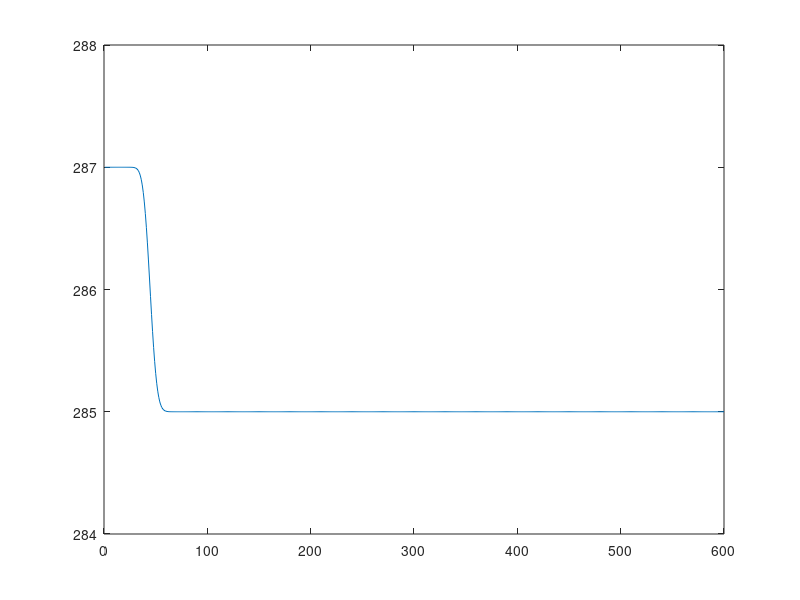

MATLAB code to generate this figure: (Note: this script raises an error after producing the figure.)
% Case Studies 2018-19
% River Water Quality Model
% by Veronica, Alireza and Freya

%% To avoid conflicts: Who is working on which part?
% River geometry: Freya
% Radiation Balance: Alireza
% Oxygen model: Veronica


%% Problems to solve:
% we have very different time scales.. in order to see dispersion we have to have very small time scales but on the year basis 

%%
%% MODEL
%%
% clear all
% close all

%% ---------- 1. RIVER GEOMETRY ----------- 
%% COMMENTS on Geometry
% info: so far 3 reaches are computed, all have different hydraulic 
% parameters, this can be changed to more reaches if liked
% output parameters: (needed for further calculations) H, q, A_c, A_s with
% B_s (width @surface) for Dispersion

%% PARAMETERS to be adjusted
Q = 0.1;                              % volumetric flux [m³/s]       % eg Neckar in Tübingen ~ 30 m³/s
n_man = 0.03;                            % Manning roughness coefficient
S_river = [0.001 0.002 0.003];       % bottom slope [m/m]
%S_river = [0.001 0.002 0.004];         % bottom slope [m/m]
B_0 = [2.5 4 5.5];                       % bottom width [m]
%B_0 = [2.5 3 4];                       % bottom width [m] 
s_bank = [1 1 1];                    % slope of river banks [m/m] (dy/dy)
%s_bank = [1 2 0.5];                    % slope of river banks [m/m] (dy/dy)
H_0 = 2;                             % initial water depth in first reach
L_tot = 30000;                       % total length of river [m]
reach_nr= 3;                         % number of reaches [-]
L_reach=L_tot/reach_nr;              % reach length [m]

% idea just for fun: S_river= 0.001*rand(10,1); B_m=(1-0.1).*rand(8724,1)+0.1;
% Tried, and it works > ask freya for code
%% CALCULATION of river geometry parameters
H = zeros(reach_nr,1)';            % creates a vector for water depth [m]
A_c = zeros(reach_nr,1)';          % creates a vector for cross sectional area [m²]
A_s = zeros(reach_nr,1)';          % creates a vector for surface area (water-atmosphere interface) [m²]
q = zeros(reach_nr,1)';            % creates a vector for specific discharge [m/s]

for i=1:reach_nr
    % Manning's equation solved for water depth H:    [QUAL2K maual eq(17)]
    if i == 1
        H(i)= (((Q*n_man)^(3/5))*(B_0(i)+2.*H_0*sqrt(s_bank(i).^2+1))^(2/5))/((S_river(i)^(3/10)).*(B_0(i)+s_bank(i).*H_0));
    else 
        H(i)= (((Q*n_man)^(3/5)).*(B_0(i)+2.*H(i)*sqrt(s_bank(i).^2+1)).^(2/5))/((S_river(i)^(3/10)).*(B_0(i)+s_bank(i).*H(i)));
    end    
A_c(i) = (B_0(i)+s_bank(i)*H(i))*H(i);  % cross-sectional area between elements [m²] 
b_s(i) = H(i)/s_bank(i);                % length of water surface over sloped bank [m]
B_s(i) = B_0(i) + 2*b_s(i);             % total width of river at water surface [m]
A_s(i) = B_s(i)*L_reach;                % surface area (water-atmosphere interface) [m²]
q(i) = Q./A_c(i);                       % specific discharge [m/s]
Vreach(i)= A_c(i)*L_reach;                   % volume of reach [m³]
end
%% time it takes the water from start to end of river
%t_res = sum(L_reach./q);             % residence time of water parcel in river [seconds]
t_res = sum(L_reach./q)/3600;        % residence time of water parcel in river [hours]

%% -----------------------------------------------------
%% ------------ 2.TEMPERATURE MODEL --------------------
%% 2a. HEAT FLUXES WITHIN THE FLUIDS: ADVECTION, DISPERSION & CONDUCTION-------------------------

%% Parameters
% QUAL2K-Manual p.18
%info: in here the longitudinal dispersion (coefficient) is calculated for every reach
Hmean=H(1:reach_nr) ;                   % mean depth [m]
g=9.81 ;                                %[m/s^2]
Vsh=sqrt((g*Hmean.^2).*S_river);        % Shear velocity [m/s](QUAL2K.p18)
D=(0.011.*(q.^2).*(B_s.^2))./(Hmean.*Vsh);  % i think there is a time missing in the denominator? like this D has units of m² but it should be m²/s !?

% Courant number = 1, Neuman number =1/4 :
% dx=(4.*D)./q   ;            
dx=50;
n = L_tot/dx ;                 % element length fix [m]
% dt = min(4.*D./q.^2)   ;         % with Courant number = 1 should be =dx/q;
dt=60;                % time fixed [s]
% Dbulk= (D.*A_c)./dx   ;     % bulk diffusion coefficient

x=dx/2:dx:L_reach-dx/2 ;
% make vectors for whole river from single reaches
A_c= repmat(A_c,[(length(x)) 1]);
A_c = A_c(:)';
H= repmat(H,[(length(x)) 1]);
H = H(:)';
q= repmat(q,[(length(x)) 1]);
q= q(:)';
D= repmat(D,[(length(x)) 1]);
D = D(:)';

Dnum=q*dx/2 ;  % numerical dispersion (QUAL2K.p18) 
Dm=zeros(1,length(D));
if Dnum<=D
    Dm=D-Dnum;
end

Dbulk= (Dm.*A_c)./dx  ;   % bulk diffusion coefficient

te = 2*60*60;               % end time [h]
t=0:dt:te;
 T_in = 287;
% n=L_tot/dx ;
% T = 50*ones(1,n);
 T = ones(1,n)*285;
 Tw = zeros(length(t),length(n));
 dTdt_A = zeros(1,n);
 dTdt_D = zeros(1,n);
 
 for j=1:length(t)
  for  i=2:n
%========================= ADVECTION ====================================== 
dTdt_A(i)=(q(i)./dx).*(T(i-1)-T(i));
  end
dTdt_A(1)=(q(1)./dx).*(T_in-T(1));


  for  i=2:n-1
%========================= DISPERSION ===================================== 
dTdt_D(i)=(Dbulk(i-1)./(A_c(i)*dx)).*(T(i-1)-T(i)) + (Dbulk(i)./(A_c(i)*dx)).*(T(i+1)-T(i)) ;
  end
dTdt_D(1)=0 ;  %%%% ASK ABOUT THESE!!!
dTdt_D(n)=0 ;

T = T + dTdt_A*dt + dTdt_D*dt ;
 
figure (1)
plot (T)
ylim([284 288])
% xlabel('x [m]');
% ylabel('T [K]');
% hold on
%  title(sprintf('Temperature, t=%6.1f h',t/3600));
%  drawnow

% collecting all values in a matrix:
% t=0:dt(1):te;
% T_eq(length(x),length(t))=T(x(i))
 end



%% 2b. Sources & Sink Terms of Heat Balance -----------------------------

%% Load measured data (exemplary)
% for ode input we need others
t_m=load('meteorological_input/t_m.txt');         % measurement times [d]  > we need measurement times in [s]
p_m=load('meteorological_input/p_m.txt');         % air pressure [kPa]  > we need air pres in [Pa] as input
T_a_m=load('meteorological_input/T_a_m.txt');     % air temperature[�C] > we need Temp in [K] as input
R_H=load('meteorological_input/RHumdity.txt');    % Relative humidty [%] > we need absolute humidity as input
v_w_m=load('meteorological_input/v_w_m.txt');     % wind speed[m/s]
H_G_m=load('meteorological_input/shortRadIn.txt');     % solar input radiation[w/m^2], Measured radiation in the VIS spectrum
B_m=(1-0.1).*rand(8724,1)+0.1;                    % Cloud coverage [-]

% meterological input data - daily mean
tm_n=floor(length(t_m));             % time in days [d] but as hourly values 
tm_n=floor(length(t_m)/24);          % time in complete days [d] 
t_m=(1:tm_n).*(60*60*24);            % time in seconds [s]
p_m = daily_mean(p_m) *1000;         % air pressure in [Pa]
T_a_m = daily_mean(T_a_m) + 273.15;  % air temperature in [K]
R_H=daily_mean(R_H);                 % Relative humidty [%]
v_w_m=daily_mean(v_w_m);
H_G_m=daily_mean(H_G_m);
B_m=daily_mean(B_m);                 % cloud coverage [-]


% save these for later: - keeps the hourly data as input values BUT very
% long computational time (or an error?)
% tm_n=floor(length(t_m));          % time in complete days [d] 
% t_m=(1:tm_n).*(60*60);            % time in seconds [s]
% p_m = p_m *1000;         % air pressure in [Pa]
% T_a_m = T_a_m + 273.15;  % air temperature in [K]

%% PARAMETERS to be adjusted
% Characteristics of the lake
depth = H(1);           % mean depth of the river [m]
depth_min = 1e-3;    % minimal depth to compute equilibrium depth
alpha = 0.05;        % albedo [-] value of 0.05 corresponds to ... surface (source:)

% Initial conditions
 T_w0 = 1;                   % initial river water temperature [°C]
% %T_w0 = [4 6 8 12 16];
 T_w0 = T_w0 + 273.15;       % initial river water temperature [K]
%T_w0 = ;
tspan = [1:tm_n].* 86400;   % Time span of one year in seconds of 363days

%% Model
% interpolation mode
mode='spline';                      % find reasonable mode.

% Solve ODE 
% ODE output is a time series of the water temperature
% for i= 1:5
[t,T_w] = ode15s(@heatradiationODE, tspan,T_w0,[],...
                  t_m,p_m,T_a_m,R_H,v_w_m,B_m,H_G_m,depth,alpha,mode);
% end
              
% Compute with minimal depth => equilibrium temperature
% minimal depth was set to 1m < why?
[t,T_e] = ode15s(@heatradiationODE, tspan,T_w0,[],...
               t_m,p_m,T_a_m,R_H,v_w_m,B_m,H_G_m,depth_min,alpha,mode);

          
% Convert [K] back to [°C]
T_e = T_e - 273.15;
T_a_m = T_a_m - 273.15;  % air temperature in [C]
T_w = T_w - 273.15;

%% Plot
figure
clf
plot(t/86400,T_w,'b');
datetick('x','mmm-dd');
hold on

% air temperature interpolation
plot(t/86400,interp1(t_m,T_a_m,t,mode,'extrap'),'k--');
%plot(t_m,T_a_m,'k--');
% plot(t2/86400,T_e,':k')
hold off

title('Water temperature in first reach (without advection & dispersion)');
xlabel('Date');
ylabel('T_w [C]');
legend('T_{w}=12C','T_{air}','location','best')    %,'T_{ini}=4K','T_{eq}'
legend(gca,'boxoff')

figure
plot(t/86400,H_G_m)
datetick('x','mmm-dd');
title('Incoming Radiation');
xlabel('Date');
ylabel('H [W/m²]');


%% RUBBISH / STUFF THAT MIGHT COME IN HANDY LATER AGAIN

% might be handy to produce a large matrix of certain extend
% % contour map of distribution
% cc=zeros(length(t),length(x));
% x=[0:0.01:2];
% for i=1:length(t)
%     for j=1:length(x)
%         cc(i,j)=1/sqrt(4*pi*D*t(i))*exp(-(x(j)-v*t(i))^2/(4*D*t(i)));
%     end
% end
% [X,Y]=meshgrid(x,t);


% might be come in handy later for faster reading of meteorological data:
% files = dir('textfiles/*.txt');
% for i=1:length(files)
%     eval(['load ' files(i).name ' -ascii']);
% end



